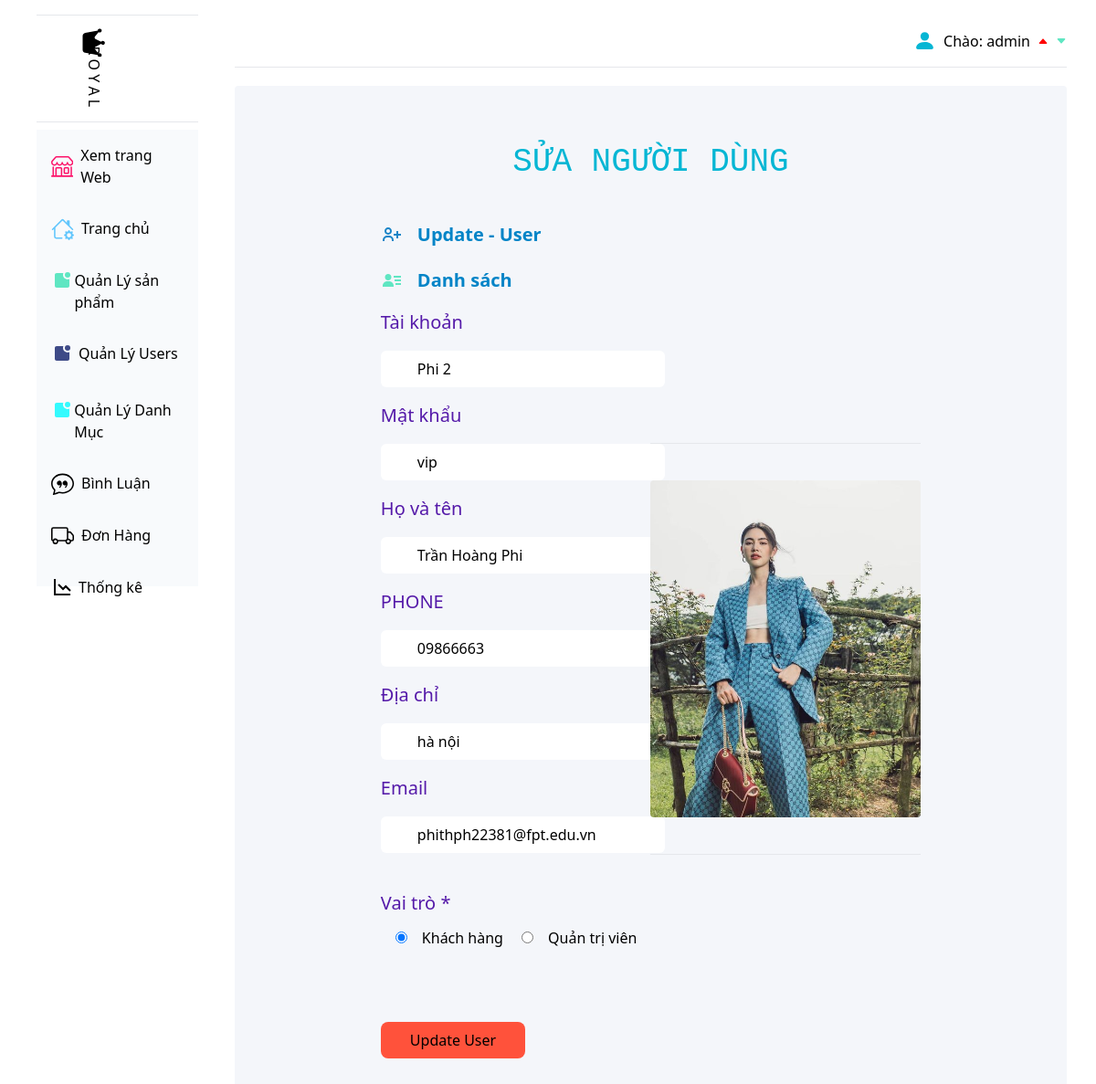
Page /admin/index.php?act=sua_us&id=22 (signed in) on the committed database.
### tables this page shows
CREATE TABLE `user` (
  `id` int(11) NOT NULL,
  `user_name` varchar(255) DEFAULT NULL,
  `full_name` varchar(255) DEFAULT NULL,
  `email` varchar(255) DEFAULT NULL,
  `phone` varchar(12) DEFAULT NULL,
  `address` varchar(255) DEFAULT NULL,
  `role` int(11) DEFAULT NULL,
  `password` varchar(199) NOT NULL
);

CREATE TABLE `role` (
  `id` int(11) NOT NULL,
  `name` varchar(255) DEFAULT NULL
);

### guest/pdo.php (called while the page is built, shortened)
<?php
function pdo_get_connection()
{
    $dburl = "mysql:host=localhost;dbname=duan1;charset=utf8";
    $username = 'root';
    $password = '';
    $conn = new PDO($dburl, $username, $password);
    $conn->setAttribute(PDO::ATTR_ERRMODE, PDO::ERRMODE_EXCEPTION);
    return $conn;
}
function pdo_query($sql)
{
    $sql_args = array_slice(func_get_args(), 1);
    try {
        $conn = pdo_get_connection();
        $stmt = $conn->prepare($sql);
        $stmt->execute($sql_args);
        $rows = $stmt->fetchAll();
        return $rows;
    } catch (PDOException $e) {
        throw $e;
    } finally {
        unset($conn);
    }
}
function pdo_query_one($sql)
{
    $sql_args = array_slice(func_get_args(), 1);
    try {
        $conn = pdo_get_connection();
        $stmt = $conn->prepare($sql);
        $stmt->execute($sql_args);
        $row = $stmt->fetch(PDO::FETCH_ASSOC);
        return $row;
    } catch (PDOException $e) {
        throw $e;
    } finally {
        unset($conn);
    }
}

### guest/account.php (called while the page is built, shortened)
<?php
function role(){
    $sql = "SELECT * FROM `role`";
    $role = pdo_query($sql);
    return $role;
}
require_once "pdo.php";
function lay_tai_khoan_theo_ma($id)
{
    $sql = "SELECT * FROM user WHERE id = '$id'";
    $tai_khoan_ma_kh = pdo_query_one($sql);
    return $tai_khoan_ma_kh;
}

### admin/user/update-user.php (the view, shortened to what this page needs)
<?php
    $role_test = role();
if (is_array($tai_khoan)) {
    extract($tai_khoan);
}
?>
<div class="home mt-5  px-40 py-10 mr-8 bg-[#F4F6FA] h-auto rounded">
    <h1 class="text-center text-cyan-500 py-6  text-4xl " style="font-family: 'Courier New', Courier, monospace">SỬA NGƯỜI DÙNG</h1>
    <div class="grid grid-cols-2 items-center">
        <div class="ad-r">
            <div class="">
                <div class="flex items-center">
                    <h1 class="text-[20px] mx-4 font-semibold text-sky-600 my-5">Update - User</h1>
                </div>
                <div class="flex items-center">
                    <svg xmlns="http://www.w3.org/2000/svg" width="24" height="24" style="fill: #5fe6c2;">
                        <path d="M15 11h7v2h-7zm1 4h6v2h-6zm-2-8h8v2h-8zM4 19h10v-1c0-2.757-2.243-5-5-5H7c-2.757 0-5 2.243-5 5v1h2zm4-7c1.995 0 3.5-1.505 3.5-3.5S9.995 5 8 5 4.5 6.505 4.5 8.5 6.005 12 8 12z">
                        </path>
                    </svg>
                    <a href="index.php?act=list-user" class="text-[20px] mx-4 font-semibold text-sky-600 ">Danh
                        sách</a>
                </div>
            </div>
            <form action="index.php?act=cap_nhat_tk" method="post" enctype="multipart/form-data" class="">
                <p class="text-[#551AA9] text-[20px] my-4" for="">Tài khoản</p>
                <input required type="text" value="<?= $user_name ?>" name="user_name" placeholder="username....." class="px-10 py-2 rounded-md">
                <p class="text-[#551AA9] text-[20px] my-4" for="">Mật khẩu</p>
                <input required type="text" name="password" value="<?= $password ?>" placeholder="******" class="px-10 py-2 rounded-md">
                <p class="text-[#551AA9] text-[20px] my-4" for="">Họ và tên</p>
                <input required type="text" value="<?= $full_name ?>" name="full_name" placeholder="name....." class="px-10 py-2 rounded-md">
                <p class="text-[#551AA9] text-[20px] my-4" for="">PHONE</p>
                <input required type="number" value="<?= $phone ?>" name="phone" placeholder="....." class="px-10 py-2 rounded-md">
                <p class="text-[#551AA9] text-[20px] my-4" for="">Địa chỉ</p>
                <input required type="text" value="<?= $address ?>" name="address" placeholder="....." class="px-10 py-2 rounded-md">
                <p class="text-[#551AA9] text-[20px] my-4" for="">Email</p>
                <input required type="email" value="<?= $email ?>" name="email" placeholder="....." class="px-10 py-2 rounded-md">
                <br>
                <div class=" py-10 space-y-4 space-x-4">
                    <label for="" class="text-[#551AA9] text-[20px] my-4">Vai trò *</label><br>
                    <?php
                   foreach ($role_test as $role_test) {
                    extract($role_test);
                   if ($tai_khoan['role'] == $id) {
                    echo '
                    <input checked ="checked"  type="radio" name="role" value="'.$id.'"><label for="">'.$name.'</label>
                    ';
                   }
                   else{
                    echo '
                    <input  type="radio" name="role" value="'.$id.'"><label for="">'.$name.'</label>
                    ';
                   }
                   }
                   ?>
                </div>
                <input type="submit" value="Update User" name="btn_update" class="bg-[#ff523b] my-10 py-2 px-8 hover:bg-[#BAAACE] hover:text-white rounded-lg">
            </form>
        </div>
        <div class="">
            <hr class="my-10">
            <img class="rounded" src="../img/adduser.jpg" alt="">
            <hr class="my-10">
        </div>
    </div>
</div>
</div>
</div>
</body>
</html>

### rows in the picture
user: user_name "Phi 2", password "vip", full_name "Trần Hoàng Phi", phone "09866663", address "hà nội", email "phithph22381@fpt.edu.vn"
role: name "Khách hàng"
role: name "Quản trị viên"

### other values in the picture
$_SESSION['dangky'] "admin"
